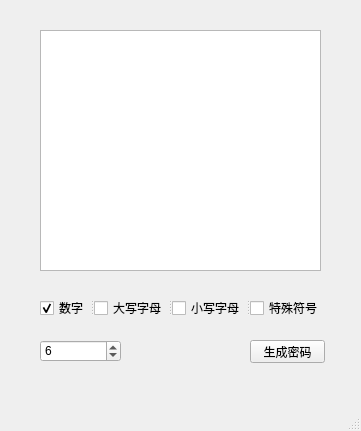
<?xml version="1.0" encoding="UTF-8"?>
<ui version="4.0">
 <class>MainWindow</class>
 <widget class="QMainWindow" name="MainWindow">
  <property name="enabled">
   <bool>true</bool>
  </property>
  <property name="geometry">
   <rect>
    <x>0</x>
    <y>0</y>
    <width>361</width>
    <height>431</height>
   </rect>
  </property>
  <property name="sizePolicy">
   <sizepolicy hsizetype="Fixed" vsizetype="Fixed">
    <horstretch>0</horstretch>
    <verstretch>0</verstretch>
   </sizepolicy>
  </property>
  <property name="windowTitle">
   <string>MainWindow</string>
  </property>
  <widget class="QWidget" name="centralwidget">
   <widget class="QPushButton" name="pushButton">
    <property name="geometry">
     <rect>
      <x>250</x>
      <y>340</y>
      <width>75</width>
      <height>23</height>
     </rect>
    </property>
    <property name="text">
     <string>生成密码</string>
    </property>
   </widget>
   <widget class="QSpinBox" name="spinBox">
    <property name="geometry">
     <rect>
      <x>40</x>
      <y>340</y>
      <width>81</width>
      <height>22</height>
     </rect>
    </property>
    <property name="maximum">
     <number>99999</number>
    </property>
    <property name="value">
     <number>6</number>
    </property>
   </widget>
   <widget class="QTextEdit" name="textEdit">
    <property name="geometry">
     <rect>
      <x>40</x>
      <y>30</y>
      <width>281</width>
      <height>241</height>
     </rect>
    </property>
   </widget>
   <widget class="QSplitter" name="splitter">
    <property name="geometry">
     <rect>
      <x>40</x>
      <y>300</y>
      <width>284</width>
      <height>16</height>
     </rect>
    </property>
    <property name="orientation">
     <enum>Qt::Horizontal</enum>
    </property>
    <widget class="QCheckBox" name="checkBox">
     <property name="enabled">
      <bool>true</bool>
     </property>
     <property name="acceptDrops">
      <bool>true</bool>
     </property>
     <property name="text">
      <string>数字</string>
     </property>
     <property name="checked">
      <bool>true</bool>
     </property>
    </widget>
    <widget class="QCheckBox" name="checkBox_2">
     <property name="text">
      <string>大写字母</string>
     </property>
    </widget>
    <widget class="QCheckBox" name="checkBox_3">
     <property name="text">
      <string>小写字母</string>
     </property>
    </widget>
    <widget class="QCheckBox" name="checkBox_4">
     <property name="text">
      <string>特殊符号</string>
     </property>
    </widget>
   </widget>
  </widget>
  <widget class="QMenuBar" name="menubar">
   <property name="geometry">
    <rect>
     <x>0</x>
     <y>0</y>
     <width>361</width>
     <height>23</height>
    </rect>
   </property>
  </widget>
  <widget class="QStatusBar" name="statusbar"/>
 </widget>
 <resources/>
 <connections/>
</ui>
